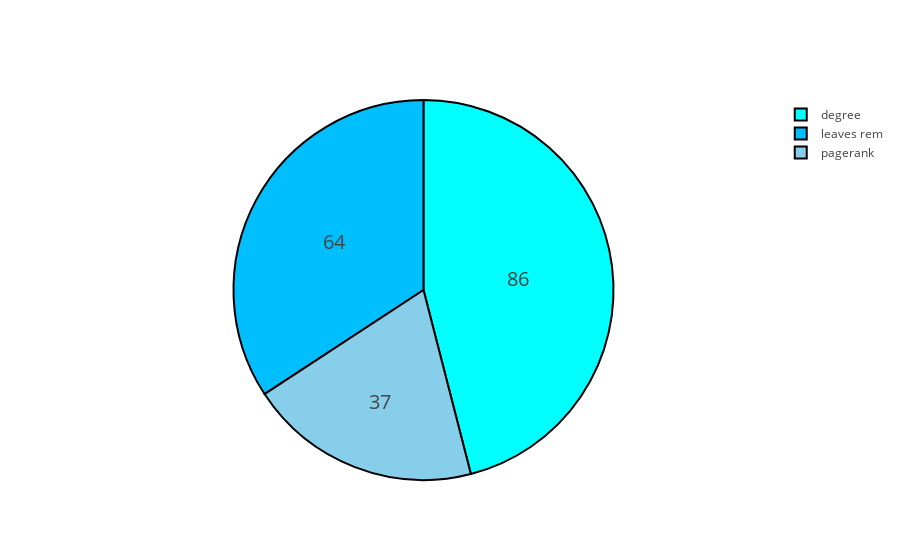

Notebook code for this chart:
### Code cell
graph_size=[100,200,300,400,500,600,700,800,900,1000,1500,2000,2500,3000,4000,5000,10000]
victories_1000_ua={}
victories_1000_ua['leaves rem']=0
victories_1000_ua['pagerank']=0
victories_1000_ua['degree']=0

for N in [1000]:
    results_rl=[]
    start_time=time.time()
    for i in range(0,500):
        ua=unif_tree(N)
        #LEAVES REMOVAL TIME
        rl=rem2(ua)
        if rl==0:
            victories_1000_ua['leaves rem']+=1 
        #PAGERANK TIME
        pr_list=nx.pagerank(ua)
        pr=max(pr_list.iteritems(), key=operator.itemgetter(1))[0]
        if pr==0:
            victories_1000_ua['pagerank']+=1
        #DEGREE TIME
        dc_list=nx.degree_centrality(ua)
        list_maximum=[]
        center=max(dc_list.iteritems(), key=operator.itemgetter(1))[1]
        for i in range(N):
                if dc_list[i]==center:
                    list_maximum.append([i,dc_list[i]])
        pair=random.choice(list_maximum)
        if pair[0]==0:
            victories_1000_ua['degree']+=1
labels=[]
values=[]
colors = ['azure', 'skyblue', 'aqua']
for key, value in victories_1000_ua.iteritems() :
    labels.append(key)
    values.append(value)



trace = go.Pie(labels=labels, values=values,
               hoverinfo='label+percent', textinfo='value', 
               textfont=dict(size=20),
               marker=dict(colors=colors2, 
                           line=dict(color='#000000', width=2)))

iplot([trace], filename='styled_pie_chart')

### Figure 1 — Plotly figure (JSON) as saved in the notebook; plotly's stock layout.template omitted (floating-point values rounded to 4 significant figures)
{"data": [{"hoverinfo": "label+percent", "labels": ["leaves rem", "pagerank", "degree"], "marker": {"colors": ["deepskyblue", "skyblue", "aqua"], "line": {"color": "#000000", "width": 2}}, "textfont": {"size": 20}, "textinfo": "value", "type": "pie", "values": [64, 37, 86]}], "layout": {}}
